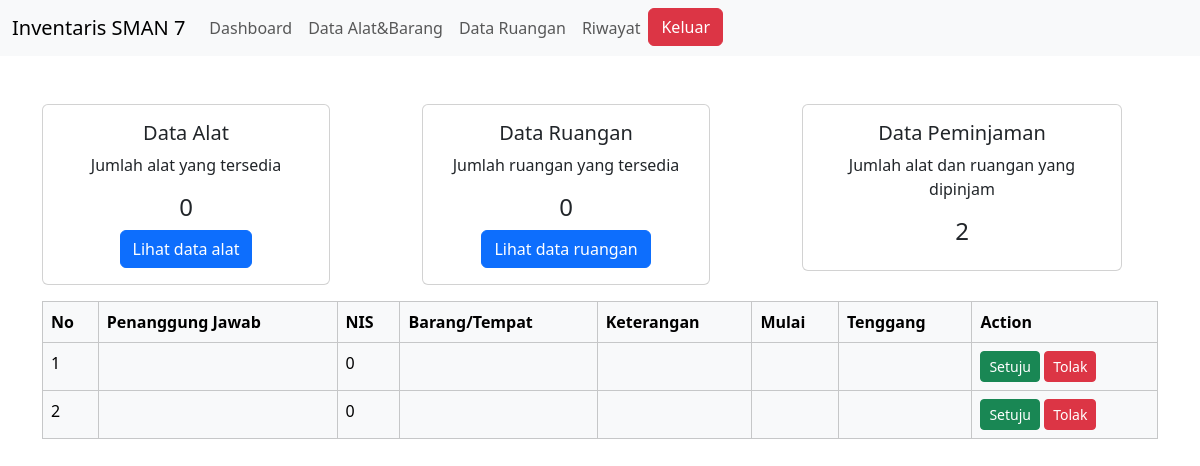
Page /admin/index.php (signed in) on the earlier database version.
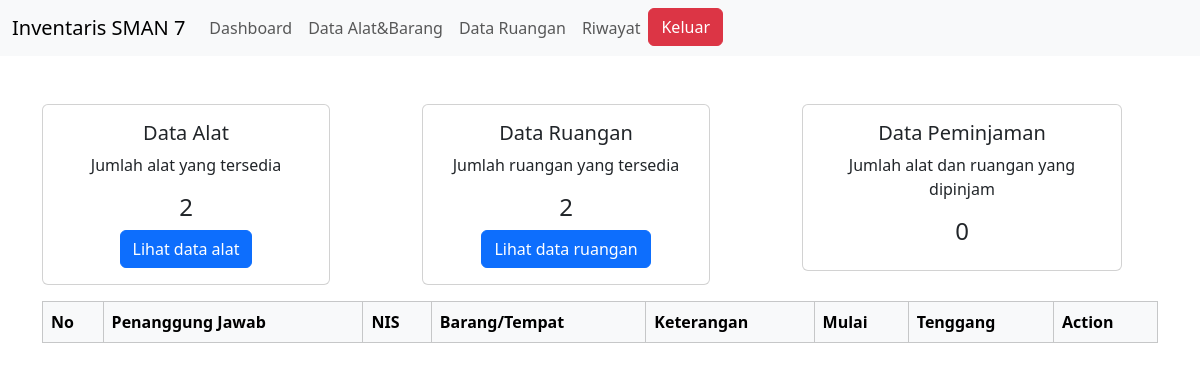
Same page on the later database version.
### tables this page shows
CREATE TABLE `detail_piinjaman` (
  `id_detail` int(11) NOT NULL,
  `nama` varchar(20) NOT NULL,
  `nis` varchar(20) NOT NULL,
  `barang_tempat` text NOT NULL,
  `keterangan` text NOT NULL,
  `mulai` varchar(20) NOT NULL,
  `tenggang` varchar(20) NOT NULL,
  `status` varchar(10) NOT NULL DEFAULT 'pending'
);

### admin/index.php (called while the page is built, shortened)
<?php
require_once '../config/koneksi.php';
require_once 'view/header.php';
require_once 'view/dashboard.php';

### admin/view/dashboard.php (the view, shortened to what this page needs)
<div class="container mt-5">
<div class="row text-center">
  <div class="col-md-4">
    <div class="card" style="width : 18rem;">
      <div class="card-body">
<?php
$q=$conn->query("SELECT COUNT(*) AS id_barang FROM barang");
$r=$conn->query("SELECT COUNT(*) AS id_ruangan FROM ruangan");
$p=$conn->query("SELECT COUNT(*) AS id_detail FROM detail_piinjaman");
$barang = $q->fetch_array();
$ruangan = $r->fetch_array();
$pinjaman = $p->fetch_array();
    $sql="SELECT * FROM detail_piinjaman";
    $query = $conn->query($sql);
    $data=$query->fetch_all(MYSQLI_ASSOC);
    $no=1;
  ?>
        <h5 class="card-title">Data Alat</h5>
        <p class="card-text">Jumlah alat yang tersedia</p>
        <h4><?= $barang['id_barang'];?></h4>
        <a href="data-barang.php" class="btn btn-primary">Lihat data alat</a>
      </div>
    </div>
  </div>
  <div class="col-md-4">
    <div class="card" style="width : 18rem;">
      <div class="card-body">
        <h5 class="card-title">Data Ruangan</h5>
        <p class="card-text">Jumlah ruangan yang tersedia</p>
        <h4><?= $ruangan['id_ruangan'];?></h4>
        <a href="data-ruangan.php" class="btn btn-primary">Lihat data ruangan</a>
      </div>
    </div>
  </div>
  <div class="col-md-4">
    <div class="card" style="width : 20rem;">
      <div class="card-body">
        <h5 class="card-title">Data Peminjaman</h5>
        <p class="card-text">Jumlah alat dan ruangan yang dipinjam</p>
        <h4><?= $pinjaman['id_detail'];?></h4>
      </div>
    </div>
  </div>
</div>
</div>
<div class="container mt-3 ms-6">
<table class="table table-light table-hover table-bordered">
<thead>
      <tr>
        <th>No</th>
        <th>Penanggung Jawab</th>
        <th>NIS</th>
        <th>Barang/Tempat</th>
        <th>Keterangan</th>
        <th>Mulai</th>
        <th>Tenggang</th>
        <th>Action</th>
      </tr>
    </thead>
<tbody>
  <tr>
  <?php foreach ($data as $data) : ?>
<tr>
    <td><?= $no++; ?></td>
    <td><?= $data['nama']; ?></td>
    <td><?= $data['nis']; ?></td>
    <td><?= $data['barang_tempat']; ?></td>
    <td><?= $data['keterangan']; ?></td>
    <td><?= $data['mulai']; ?></td>
    <td><?= $data['tenggang']; ?></td>
    <td>
      <div class="d-inline">
      <form action="../../../inventaris7/proses/proses-persetujuan.php" method="post"
      id="persetujuan" name="persetujuan">
      <input type="submit" onclick="setuju()" class="btn btn-success btn-sm" name="setuju" id="setuju" value="Setuju">
      <input type="submit" onclick="tolak()" class="btn btn-danger btn-sm" name="tolak" id="tolak" value="Tolak">
      </form>
      </div>
    </td>
  </tr>
</tbody>
<?php endforeach;?>
</table>
</div>

Differences in the rows shown:
removed detail_piinjaman: nis "0"
removed detail_piinjaman: nis "0"
Other differences:
$barang['id_barang']: "0" → "2"
$ruangan['id_ruangan']: "0" → "2"
$pinjaman['id_detail']: "2" → "0"
